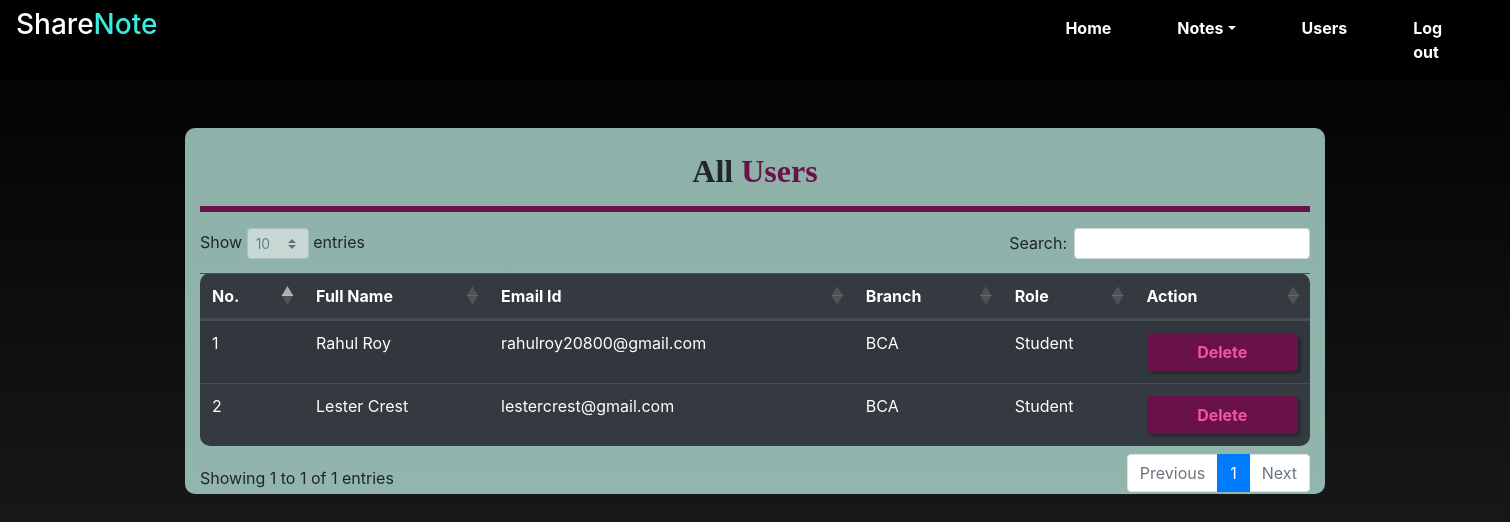
The app's page /view_users (signed in), older data.
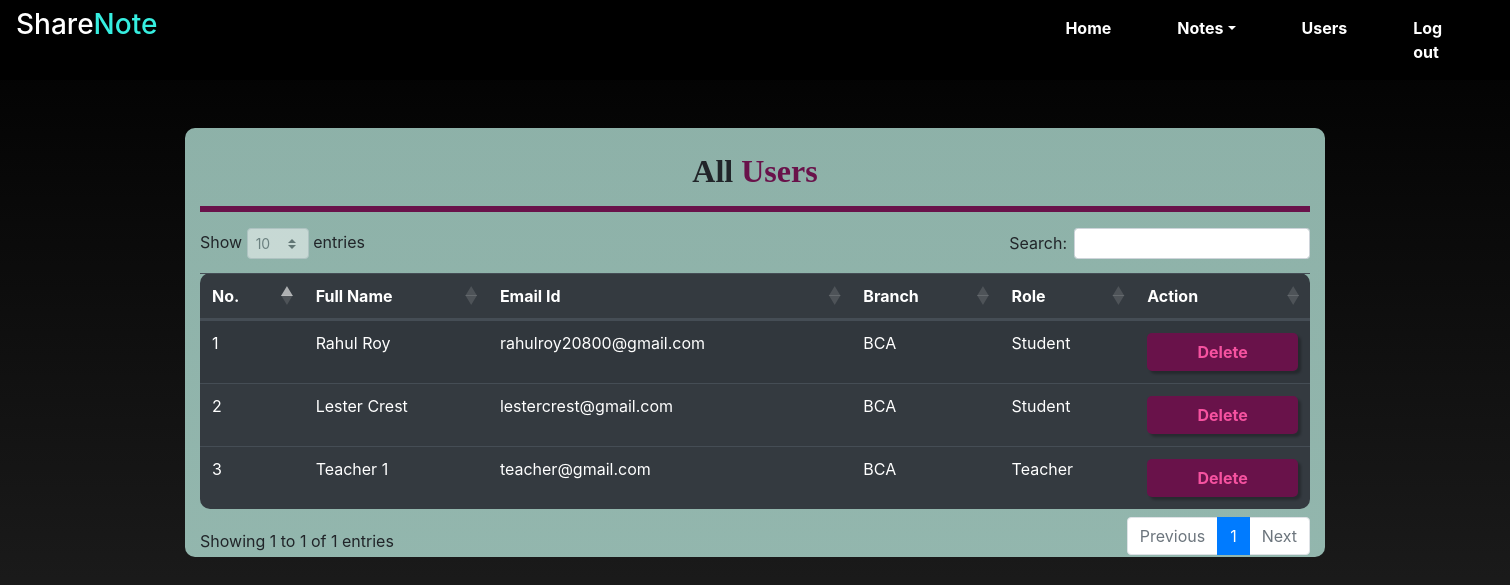
The same page, newer data.
### notes/models.py (models this page shows, shortened)
class Signup(models.Model):
    user = models.ForeignKey(User,on_delete=models.CASCADE)
    branch = models.CharField(max_length=13)
    role = models.CharField(max_length=15)

### notes/views.py (the view)
# urls.py: path('view_users',view_users,name='view_users'),
def view_users(request):
    if not request.user.is_authenticated:
        return redirect('login_admin')
    users = Signup.objects.all()
    d = {'users': users}
    return render(request, 'view_users.html', d)

### notes/templates/view_users.html (shortened to what this page needs)
{% extends 'admin_nav.html'%}
{% block body %}
{% load static %}
<link class="text-light" rel="stylesheet" href="https://cdnjs.cloudflare.com/ajax/libs/twitter-bootstrap/4.5.2/css/bootstrap.css">
<link class="text-light" rel="stylesheet" href="https://cdn.datatables.net/1.10.23/css/dataTables.bootstrap4.min.css">
    <div style="animation: transitionIn 0.75s;">
<div class="container mt-5 pt-8" style="background-image: linear-gradient(#bcece0be , #bcece0be); border-radius:10px;">
  <br>
  <h2 class="text-black text-center"><span style="font-family:'Consolas'; font-weight:bold">All</span><span style="color:#69124A; font-family:'Consolas'; font-weight:bold"> Users</span></h2>
  <hr style="background-color: #69124A; border : 3px solid #69124A " >
        <table class="table table-striped table-hover table-dark" style="border-radius: 10px;"  id="example">
            <thead>
                <tr>
                    <th>No.</th>
                    <th>Full Name</th>
                    <th>Email Id</th>
                    <th>Branch</th>
                    <th>Role</th>
                    <th>Action</th>
                    </tr>
            </thead>
                    {% for i in users %}
                    <tbody>
                    <tr>
                        <td>{{forloop.counter}}</td>
                        <td style="text-transform: capitalize">{{i.user.first_name}} {{i.user.last_name}}</td>
                        <td>{{i.user.username}}</td>
                        <td>{{i.branch}}</td>
                        <td>{{i.role}}</td>
                        <td><a href="{% url 'delete_users' i.user.id %}"
                          class="btn font-weight-bold"
                          style="margin-right: 10px; border: radius 5px; width: 100%; background-color: #69124a;color: #f652a0;
                          border-radius: 5px;
                          width: 100%;
                          filter: drop-shadow(3px 3px 1px rgba(0, 0, 0, 0.25)); ;" onclick="return confirm('Are you sure you want to delete?')">Delete</a></td>
                        </tr>
                        {% endfor %}
                        </tbody>
                        </table>
    </div>
</div>
{% endblock %}

### notes/templates/admin_nav.html (shortened to what this page needs)
<html lang="en">
  <head>
    {% load static %}
    <link
      rel="stylesheet"
      href="https://maxcdn.bootstrapcdn.com/bootstrap/4.3.1/css/bootstrap.min.css"
    />
    <link
      rel="stylesheet"
      href="https://use.fontawesome.com/releases/v5.6.3/css/all.css"
    />
    <link rel="stylesheet" href="{% static 'css/mystyle.css'%}" />
  </head>
  <body>
    <nav
      class="navbar navbar-expand-sm "
      style="background-color: rgb(0, 0, 0)"
    >
      <ul class="navbar-nav">
        <h3
          class="text-left justify-content-start"
          style="margin-right: 900px; text-align: justify"
        >
          <span style="color: white">Share</span
          ><span style="color: #36eee0">Note</span>
        </h3>
        <li class="navbar-item justify-content-end">
          <a
            class="nav-link"
            style="margin-right: 50px; font-weight: bold"
            href="{%url 'admin_home'%}"
            >Home</a
          >
        </li>
        <li class="nav-item dropdown justify-content-end">
          <a class="nav-link dropdown-toggle "
            style="margin-right: 50px ; font-weight: bold"
            data-toggle="dropdown"
            href="#">Notes</a>
        </li>
        <li class="navbar-item justify-content-end">
          <a
            class="nav-link"
            style="margin-right: 50px; font-weight: bold"
            href="{%url 'view_users'%}"
            >Users</a
          >
        </li>
        <li class="navbar-item justify-content-end">
          <a class="nav-link" style="margin-right: 50px; font-weight: bold" href="{%url 'logout'%}" onclick="return confirm('Are you sure you want to Log Out?')"
            >Log out</a
          >
        </li>
      </ul>
    </nav>
  </body>
</html>
{% block body %} {% endblock %}

### notes/static/css/mystyle.css (style rules this page uses)
.nav-link { color:white }
body { background-image: linear-gradient( rgb(0, 0, 0) , rgb(36, 36, 36)); }

### notes/templates/admin_nav.html (style rules this page uses)
.nav-link { color: white; }

Row changes from the older to the newer data that the page shows:
added Signup: user.first_name "Teacher", user.last_name "1", user.username "teacher@gmail.com", branch "BCA", role "Teacher"
